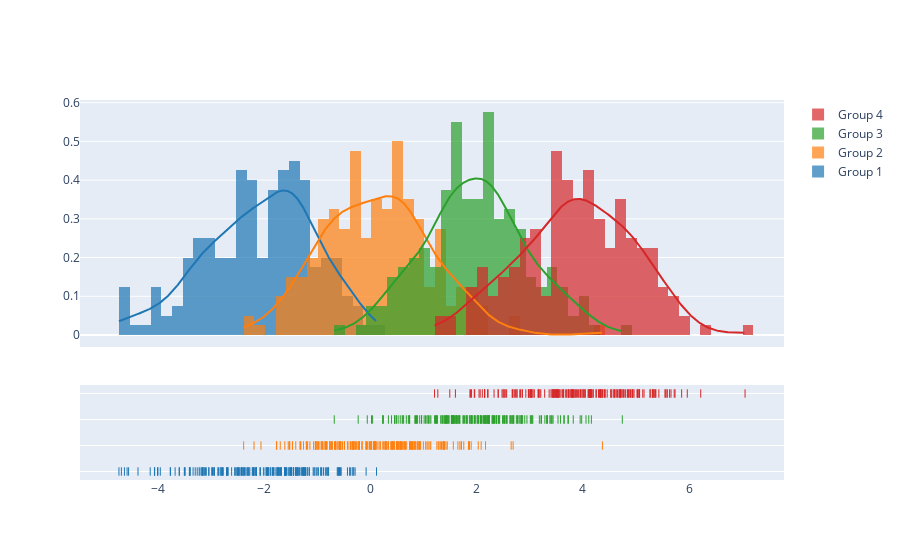

The notebook cell saved with this chart:
### Code cell
import plotly.figure_factory as ff

# Add histogram data
x1 = np.random.randn(200) - 2
x2 = np.random.randn(200)
x3 = np.random.randn(200) + 2
x4 = np.random.randn(200) + 4

# Group data together
hist_data = [x1, x2, x3, x4]

group_labels = ['Group 1', 'Group 2', 'Group 3', 'Group 4']

# Create distplot with custom bin_size
fig = ff.create_distplot(hist_data, group_labels, bin_size=.2)
fig.show()

### Figure 1 — Plotly figure (JSON) as saved in the notebook; plotly's stock layout.template omitted (floating-point values rounded to 4 significant figures; data arrays with more than 128 entries replaced by an {"elided": "..."} marker saying what was removed)
{"data": [{"autobinx": false, "histnorm": "probability density", "legendgroup": "Group 1", "marker": {"color": "rgb(31, 119, 180)"}, "name": "Group 1", "opacity": 0.7, "type": "histogram", "x": {"elided": "200 float values"}, "xaxis": "x", "xbins": {"end": 0.1199, "size": 0.2, "start": -4.726}, "yaxis": "y"}, {"autobinx": false, "histnorm": "probability density", "legendgroup": "Group 2", "marker": {"color": "rgb(255, 127, 14)"}, "name": "Group 2", "opacity": 0.7, "type": "histogram", "x": {"elided": "200 float values"}, "xaxis": "x", "xbins": {"end": 4.371, "size": 0.2, "start": -2.38}, "yaxis": "y"}, {"autobinx": false, "histnorm": "probability density", "legendgroup": "Group 3", "marker": {"color": "rgb(44, 160, 44)"}, "name": "Group 3", "opacity": 0.7, "type": "histogram", "x": {"elided": "200 float values"}, "xaxis": "x", "xbins": {"end": 4.745, "size": 0.2, "start": -0.6752}, "yaxis": "y"}, {"autobinx": false, "histnorm": "probability density", "legendgroup": "Group 4", "marker": {"color": "rgb(214, 39, 40)"}, "name": "Group 4", "opacity": 0.7, "type": "histogram", "x": {"elided": "200 float values"}, "xaxis": "x", "xbins": {"end": 7.054, "size": 0.2, "start": 1.212}, "yaxis": "y"}, {"legendgroup": "Group 1", "marker": {"color": "rgb(31, 119, 180)"}, "mode": "lines", "name": "Group 1", "showlegend": false, "type": "scatter", "x": {"elided": "500 float values"}, "xaxis": "x", "y": {"elided": "500 float values"}, "yaxis": "y"}, {"legendgroup": "Group 2", "marker": {"color": "rgb(255, 127, 14)"}, "mode": "lines", "name": "Group 2", "showlegend": false, "type": "scatter", "x": {"elided": "500 float values"}, "xaxis": "x", "y": {"elided": "500 float values"}, "yaxis": "y"}, {"legendgroup": "Group 3", "marker": {"color": "rgb(44, 160, 44)"}, "mode": "lines", "name": "Group 3", "showlegend": false, "type": "scatter", "x": {"elided": "500 float values"}, "xaxis": "x", "y": {"elided": "500 float values"}, "yaxis": "y"}, {"legendgroup": "Group 4", "marker": {"color": "rgb(214, 39, 40)"}, "mode": "lines", "name": "Group 4", "showlegend": false, "type": "scatter", "x": {"elided": "500 float values"}, "xaxis": "x", "y": {"elided": "500 float values"}, "yaxis": "y"}, {"legendgroup": "Group 1", "marker": {"color": "rgb(31, 119, 180)", "symbol": "line-ns-open"}, "mode": "markers", "name": "Group 1", "showlegend": false, "type": "scatter", "x": {"elided": "200 float values"}, "xaxis": "x", "y": {"elided": "200 str values"}, "yaxis": "y2"}, {"legendgroup": "Group 2", "marker": {"color": "rgb(255, 127, 14)", "symbol": "line-ns-open"}, "mode": "markers", "name": "Group 2", "showlegend": false, "type": "scatter", "x": {"elided": "200 float values"}, "xaxis": "x", "y": {"elided": "200 str values"}, "yaxis": "y2"}, {"legendgroup": "Group 3", "marker": {"color": "rgb(44, 160, 44)", "symbol": "line-ns-open"}, "mode": "markers", "name": "Group 3", "showlegend": false, "type": "scatter", "x": {"elided": "200 float values"}, "xaxis": "x", "y": {"elided": "200 str values"}, "yaxis": "y2"}, {"legendgroup": "Group 4", "marker": {"color": "rgb(214, 39, 40)", "symbol": "line-ns-open"}, "mode": "markers", "name": "Group 4", "showlegend": false, "type": "scatter", "x": {"elided": "200 float values"}, "xaxis": "x", "y": {"elided": "200 str values"}, "yaxis": "y2"}], "layout": {"barmode": "overlay", "hovermode": "closest", "legend": {"traceorder": "reversed"}, "xaxis": {"anchor": "y2", "domain": [0.0, 1.0], "zeroline": false}, "yaxis": {"anchor": "free", "domain": [0.35, 1], "position": 0.0}, "yaxis2": {"anchor": "x", "domain": [0, 0.25], "dtick": 1, "showticklabels": false}}}
